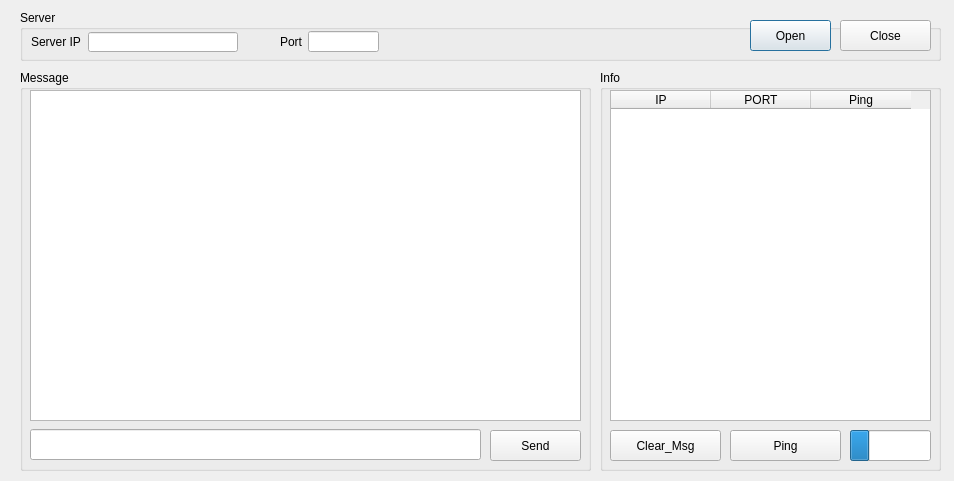
<?xml version="1.0" encoding="UTF-8"?>
<ui version="4.0">
 <class>Dialog</class>
 <widget class="QDialog" name="Dialog">
  <property name="geometry">
   <rect>
    <x>0</x>
    <y>0</y>
    <width>954</width>
    <height>481</height>
   </rect>
  </property>
  <property name="windowTitle">
   <string>Server</string>
  </property>
  <widget class="QGroupBox" name="groupBox">
   <property name="geometry">
    <rect>
     <x>20</x>
     <y>10</y>
     <width>921</width>
     <height>51</height>
    </rect>
   </property>
   <property name="title">
    <string>Server</string>
   </property>
   <widget class="QLineEdit" name="lineEdit_ip">
    <property name="geometry">
     <rect>
      <x>68</x>
      <y>22</y>
      <width>150</width>
      <height>20</height>
     </rect>
    </property>
   </widget>
   <widget class="QLabel" name="label">
    <property name="geometry">
     <rect>
      <x>11</x>
      <y>21</y>
      <width>51</width>
      <height>21</height>
     </rect>
    </property>
    <property name="text">
     <string>Server IP</string>
    </property>
   </widget>
   <widget class="QLabel" name="label_2">
    <property name="geometry">
     <rect>
      <x>260</x>
      <y>21</y>
      <width>22</width>
      <height>21</height>
     </rect>
    </property>
    <property name="text">
     <string>Port</string>
    </property>
   </widget>
   <widget class="QLineEdit" name="lineEdit_port">
    <property name="geometry">
     <rect>
      <x>288</x>
      <y>21</y>
      <width>71</width>
      <height>21</height>
     </rect>
    </property>
   </widget>
   <widget class="QPushButton" name="pushButton_open">
    <property name="geometry">
     <rect>
      <x>730</x>
      <y>10</y>
      <width>81</width>
      <height>31</height>
     </rect>
    </property>
    <property name="toolTipDuration">
     <number>-1</number>
    </property>
    <property name="text">
     <string>Open</string>
    </property>
    <property name="checkable">
     <bool>false</bool>
    </property>
    <property name="checked">
     <bool>false</bool>
    </property>
    <property name="autoRepeatDelay">
     <number>301</number>
    </property>
   </widget>
   <widget class="QPushButton" name="pushButton_close">
    <property name="geometry">
     <rect>
      <x>820</x>
      <y>10</y>
      <width>91</width>
      <height>31</height>
     </rect>
    </property>
    <property name="toolTipDuration">
     <number>-1</number>
    </property>
    <property name="text">
     <string>Close</string>
    </property>
    <property name="checkable">
     <bool>false</bool>
    </property>
    <property name="checked">
     <bool>false</bool>
    </property>
    <property name="autoRepeatDelay">
     <number>301</number>
    </property>
   </widget>
  </widget>
  <widget class="QGroupBox" name="groupBox_2">
   <property name="geometry">
    <rect>
     <x>20</x>
     <y>70</y>
     <width>571</width>
     <height>401</height>
    </rect>
   </property>
   <property name="title">
    <string>Message</string>
   </property>
   <widget class="QLineEdit" name="lineEdit_input">
    <property name="geometry">
     <rect>
      <x>10</x>
      <y>359</y>
      <width>451</width>
      <height>31</height>
     </rect>
    </property>
   </widget>
   <widget class="QPushButton" name="pushButton_send">
    <property name="geometry">
     <rect>
      <x>470</x>
      <y>360</y>
      <width>91</width>
      <height>31</height>
     </rect>
    </property>
    <property name="text">
     <string>Send</string>
    </property>
   </widget>
   <widget class="QListWidget" name="list_chat">
    <property name="geometry">
     <rect>
      <x>10</x>
      <y>20</y>
      <width>551</width>
      <height>331</height>
     </rect>
    </property>
   </widget>
  </widget>
  <widget class="QGroupBox" name="groupBox_3">
   <property name="geometry">
    <rect>
     <x>600</x>
     <y>70</y>
     <width>341</width>
     <height>401</height>
    </rect>
   </property>
   <property name="title">
    <string>Info</string>
   </property>
   <widget class="QTableWidget" name="tableWidget_iplist">
    <property name="geometry">
     <rect>
      <x>10</x>
      <y>20</y>
      <width>321</width>
      <height>331</height>
     </rect>
    </property>
    <column>
     <property name="text">
      <string>IP</string>
     </property>
    </column>
    <column>
     <property name="text">
      <string>PORT</string>
     </property>
    </column>
    <column>
     <property name="text">
      <string>Ping</string>
     </property>
    </column>
   </widget>
   <widget class="QPushButton" name="pushButton_clear">
    <property name="geometry">
     <rect>
      <x>10</x>
      <y>360</y>
      <width>111</width>
      <height>31</height>
     </rect>
    </property>
    <property name="text">
     <string>Clear_Msg</string>
    </property>
   </widget>
   <widget class="QPushButton" name="pushButton_ping">
    <property name="geometry">
     <rect>
      <x>130</x>
      <y>360</y>
      <width>111</width>
      <height>31</height>
     </rect>
    </property>
    <property name="text">
     <string>Ping</string>
    </property>
   </widget>
   <widget class="QProgressBar" name="progressBar">
    <property name="geometry">
     <rect>
      <x>250</x>
      <y>360</y>
      <width>81</width>
      <height>31</height>
     </rect>
    </property>
    <property name="value">
     <number>24</number>
    </property>
    <property name="textVisible">
     <bool>false</bool>
    </property>
   </widget>
  </widget>
 </widget>
 <resources/>
 <connections/>
</ui>
